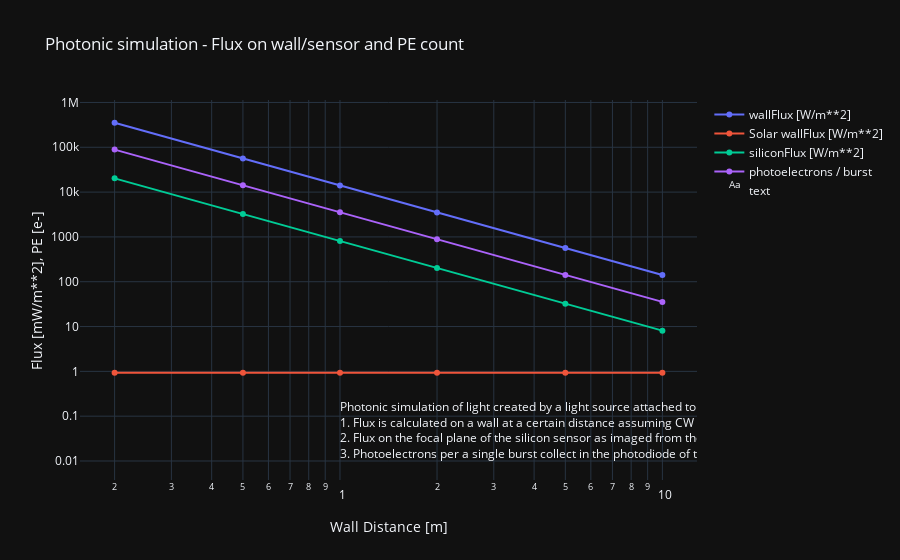

Notebook cell for this chart:
### Code cell
import numpy as np
from plotly.offline import init_notebook_mode, iplot 
import plotly.graph_objs as go
init_notebook_mode(connected=True)  # for Jupyter Lab notebook

photonic = Photonic(config='fake_tof_night_1550')
dist_vec = np.array([0.2,0.5,1,2,5,10])
trace0 = go.Scatter(x=dist_vec,
                    y=1000 * photonic.wallFlux(dist_vec=dist_vec), mode='lines+markers',  # Select 'lines', 'markers' or 'lines+markers'
                    name='wallFlux [W/m**2]')
trace01 = go.Scatter(x=dist_vec,
                    y=1000 * photonic.wallFlux(dist_vec=dist_vec, light_type='solar'), mode='lines+markers',  # Select 'lines', 'markers' or 'lines+markers'
                    name='Solar wallFlux [W/m**2]')
trace1 = go.Scatter(x=dist_vec,
                    y=1000 * photonic.siliconFlux2(dist_vec=dist_vec), mode='lines+markers',
                    name='siliconFlux [W/m**2]')
trace2 = go.Scatter(x=dist_vec,
                    y=photonic.photoelectron2(dist_vec=dist_vec), mode='lines+markers',
                    name='photoelectrons / burst')
trace3 = go.Scatter(x=[1],
                    y=[0.01], mode='text', textposition='top right',
                    name='text', text=['Photonic simulation of light created by a light source attached to a camera<br>'
                    +'1. Flux is calculated on a wall at a certain distance assuming CW lighting mode<br>'
                    +'2. Flux on the focal plane of the silicon sensor as imaged from the wall thru the lens<br>'
                    +'3. Photoelectrons per a single burst collect in the photodiode of the pixel'])

data = [trace0, trace01, trace1, trace2, trace3]

layout = dict(title='Photonic simulation - Flux on wall/sensor and PE count',
              xaxis=dict(title='Wall Distance [m]', type='log'),  # Select 'log' or 'linear'
              yaxis=dict(title='Flux [mW/m**2], PE [e-]',type='log'),  # Select 'log' or 'linear'
              template='plotly_dark',
              barmode='group',
              hovermode='x')

iplot(dict(data=data, layout=layout))

### Figure 1 — Plotly figure (JSON) as saved in the notebook; plotly's stock layout.template omitted (floating-point values rounded to 4 significant figures)
{"data": [{"mode": "lines+markers", "name": "wallFlux [W/m**2]", "type": "scatter", "x": [0.2, 0.5, 1, 2, 5, 10], "y": [352700.0, 56430.0, 14110.0, 3527.0, 564.3, 141.1]}, {"mode": "lines+markers", "name": "Solar wallFlux [W/m**2]", "type": "scatter", "x": [0.2, 0.5, 1, 2, 5, 10], "y": [0.9314, 0.9314, 0.9314, 0.9314, 0.9314, 0.9314]}, {"mode": "lines+markers", "name": "siliconFlux [W/m**2]", "type": "scatter", "x": [0.2, 0.5, 1, 2, 5, 10], "y": [20240.0, 3239.0, 809.8, 202.4, 32.39, 8.098]}, {"mode": "lines+markers", "name": "photoelectrons / burst", "type": "scatter", "x": [0.2, 0.5, 1, 2, 5, 10], "y": [88790.0, 14210.0, 3552.0, 887.9, 142.1, 35.52]}, {"mode": "text", "name": "text", "text": ["Photonic simulation of light created by a light source attached to a camera<br>1. Flux is calculated on a wall at a certain distance assuming CW lighting mode<br>2. Flux on the focal plane of the silicon sensor as imaged from the wall thru the lens<br>3. Photoelectrons per a single burst collect in the photodiode of the pixel"], "textposition": "top right", "type": "scatter", "x": [1], "y": [0.01]}], "layout": {"barmode": "group", "hovermode": "x", "title": {"text": "Photonic simulation - Flux on wall/sensor and PE count"}, "xaxis": {"title": {"text": "Wall Distance [m]"}, "type": "log"}, "yaxis": {"title": {"text": "Flux [mW/m**2], PE [e-]"}, "type": "log"}}}
